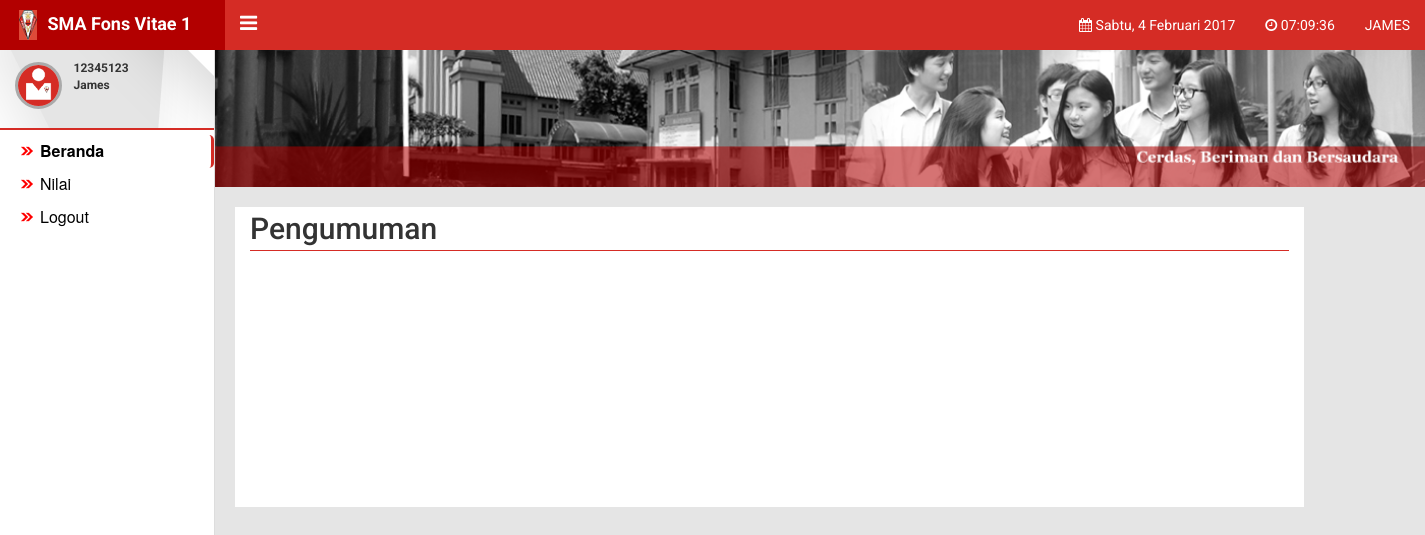
The app's page /sekolahku_yang_dulu/siswa/index.php (signed in) with its own data.
### tables this page shows
CREATE TABLE `siswa` (
  `id_siswa` int(11) NOT NULL,
  `nama_siswa` varchar(255) NOT NULL,
  `tahun_masuk` int(11) NOT NULL,
  `nis` varchar(255) NOT NULL,
  `password` varchar(255) NOT NULL,
  `id_kelas` int(11) NOT NULL
);

### sekolahku_yang_dulu/siswa/index.php (the view, shortened to what this page needs)
<!DOCTYPE html>
<html lang="en">
  <?php
    include '../php/connect.php';
    $id = $_SESSION['id'];
    $query = mysqli_query($conn, "SELECT * FROM siswa WHERE id_siswa = '$id'");
    $result = mysqli_fetch_array($query);
  ?>
  <head>
    <link href="../css/bootstrap.min.css" rel="stylesheet">
    <link href="../fonts/css/font-awesome.min.css" rel="stylesheet">
    <link href="../css/custom.css" rel="stylesheet">
  </head>
  <body>
    <div class="main-header">
      <div class="row">
        <div class="col-xs-12 col-md-2 header-brand">
          <img src="../img/logo.png">
          <span class="roboto"> SMA Fons Vitae 1 </span>
        </div>
        <div class="col-xs-12 col-md-10">
          <a href="#" id="side-toggle"><i class="fa fa-bars"></i></a>
          <ul class="navatas nav navbar-nav navbar-right">
            <li>
              <a>
                <i class="fa fa-calendar"></i>
              </a>
            </li>
            <li>
              <a>
                <i class="fa fa-clock-o"></i>
                <span id="jam"></span>
              </a>
            </li>
            <li><a><?php echo strtoupper($result['nama_siswa']); ?></a></li>
          </ul>
        </div>
      </div>
    </div>
    <div class="utama">
      <div id="main-sidebar">
        <div class="profil">
          <div class="col-xs-3">
            <img src="../img/user.png">
          </div>
          <div class="col-xs-9">
            <p class="tebel roboto"><?php echo $result['nis']; ?></p>
            <p class="tebel roboto"><?php echo $result['nama_siswa']; ?></p>
          </div>
        </div>
        <div class="menukiri">
          <ul>
            <a href="#"><li style="border-right: 3px solid #D52C25; border-radius: 5px;"><strong>Beranda</strong></li></a>
            <a href="nilai.php"><li>Nilai</li></a>
            <a href="../php/logout.php"><li>Logout</li></a>
          </ul>
        </div>
      </div>
      <div id="main-content">
        <div class="col-xs-12 coverpic">
            <img class="desktop-only" src="../img/coverpic.png">
        </div>
        <div class="col-md-9 maindata" style="min-height: 300px;">
          <h2 class="roboto" style="margin: 5px 0px; padding-bottom: 5px; border-bottom: 1px solid #D52C25;">Pengumuman</h2>
        </div>
      </div>
    </div>
  </body>
</html>

### sekolahku_yang_dulu/css/custom.css (style rules this page uses)
.roboto { font-family: 'Roboto', sans-serif; }
html, body { max-width: 100%; overflow-x: hidden; }
.main-header { background-color: #D52C25; position: fixed; left: 0; right: 0; z-index: 999; }
.main-header .row { margin-right: 0px; }
.header-brand { text-align: center; padding: 10px 0; font-size: 18px; font-weight: bold; background-color: #B20000; color: #fff; }
.header-brand img { height: 30px; margin-right: 5px; }
#side-toggle i { color: #fff; font-size: 20px; padding: 13px 0; }
.nav li a { font-family: 'Roboto', sans-serif; }
.navbar-right a, .mobile-nav a { color: #fff; }
.maindata { background-color: #fff; margin-top: 20px; margin-left: 20px; }
.utama { width: 100%; }
#main-sidebar { width: 215px; background-color: #fff; border-right: 1px solid #ddd; position: absolute; top: 0; bottom: 0; left: 0; }
.profil { background: url(../img/bg-sidebar.png) no-repeat; width: 100%; height: 130px; padding-top: 60px; border-bottom: 2px solid #D52C25; margin-bottom: 5px; }
.profil img { border: 3px solid #aaa; border-radius: 50%; width: 47px; margin-top: 2px; }
.tebel { font-weight: bold; }
.profil p { margin: 0 0 0 5px; font-size: 12px; }
.menukiri ul { list-style-image: url(../img/bulletlist.png) ; }
.menukiri ul li { font-size: 16px; color: #000; text-decoration: none; padding: 5px 0px; }
#main-content { width: 100%; background-color: #e5e5e5; position: absolute; top: 0; bottom: 0; left: 215px; }
.coverpic { padding-top: 50px; padding-left: 0px; padding-right: 0px; }
.coverpic img { width: 100%; }

### records on screen
siswa: nama_siswa "JAMES", nis "12345123", nama_siswa "James"
